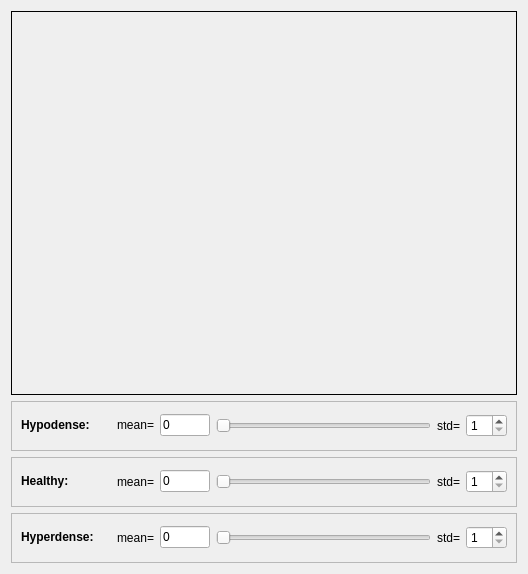
<?xml version="1.0" encoding="UTF-8"?>
<ui version="4.0">
 <class>Form</class>
 <widget class="QWidget" name="Form">
  <property name="geometry">
   <rect>
    <x>0</x>
    <y>0</y>
    <width>528</width>
    <height>574</height>
   </rect>
  </property>
  <property name="windowTitle">
   <string>Form</string>
  </property>
  <layout class="QVBoxLayout" name="verticalLayout">
   <item>
    <widget class="QFrame" name="histogram_F">
     <property name="sizePolicy">
      <sizepolicy hsizetype="Expanding" vsizetype="Expanding">
       <horstretch>0</horstretch>
       <verstretch>0</verstretch>
      </sizepolicy>
     </property>
     <property name="minimumSize">
      <size>
       <width>0</width>
       <height>100</height>
      </size>
     </property>
     <property name="frameShape">
      <enum>QFrame::Box</enum>
     </property>
    </widget>
   </item>
   <item>
    <layout class="QVBoxLayout" name="verticalLayout_2">
     <item>
      <widget class="QFrame" name="frame">
       <property name="sizePolicy">
        <sizepolicy hsizetype="Expanding" vsizetype="Preferred">
         <horstretch>0</horstretch>
         <verstretch>0</verstretch>
        </sizepolicy>
       </property>
       <property name="minimumSize">
        <size>
         <width>0</width>
         <height>50</height>
        </size>
       </property>
       <property name="frameShape">
        <enum>QFrame::StyledPanel</enum>
       </property>
       <property name="frameShadow">
        <enum>QFrame::Raised</enum>
       </property>
       <layout class="QVBoxLayout" name="verticalLayout_4">
        <item>
         <layout class="QHBoxLayout" name="horizontalLayout">
          <item>
           <widget class="QLabel" name="label_12">
            <property name="sizePolicy">
             <sizepolicy hsizetype="Expanding" vsizetype="Preferred">
              <horstretch>0</horstretch>
              <verstretch>0</verstretch>
             </sizepolicy>
            </property>
            <property name="minimumSize">
             <size>
              <width>0</width>
              <height>0</height>
             </size>
            </property>
            <property name="maximumSize">
             <size>
              <width>90</width>
              <height>16777215</height>
             </size>
            </property>
            <property name="text">
             <string>&lt;b&gt;Hypodense:&lt;/b&gt;</string>
            </property>
            <property name="textFormat">
             <enum>Qt::RichText</enum>
            </property>
           </widget>
          </item>
          <item>
           <widget class="QLabel" name="label">
            <property name="sizePolicy">
             <sizepolicy hsizetype="Fixed" vsizetype="Preferred">
              <horstretch>0</horstretch>
              <verstretch>0</verstretch>
             </sizepolicy>
            </property>
            <property name="text">
             <string>mean=</string>
            </property>
            <property name="textFormat">
             <enum>Qt::RichText</enum>
            </property>
           </widget>
          </item>
          <item>
           <widget class="QLineEdit" name="hypo_mean_LE">
            <property name="sizePolicy">
             <sizepolicy hsizetype="Preferred" vsizetype="Fixed">
              <horstretch>0</horstretch>
              <verstretch>0</verstretch>
             </sizepolicy>
            </property>
            <property name="maximumSize">
             <size>
              <width>50</width>
              <height>16777215</height>
             </size>
            </property>
            <property name="text">
             <string>0</string>
            </property>
           </widget>
          </item>
          <item>
           <widget class="QSlider" name="hypo_mean_SL">
            <property name="sizePolicy">
             <sizepolicy hsizetype="Expanding" vsizetype="Fixed">
              <horstretch>0</horstretch>
              <verstretch>0</verstretch>
             </sizepolicy>
            </property>
            <property name="maximum">
             <number>100</number>
            </property>
            <property name="value">
             <number>0</number>
            </property>
            <property name="orientation">
             <enum>Qt::Horizontal</enum>
            </property>
           </widget>
          </item>
          <item>
           <widget class="QLabel" name="label_2">
            <property name="text">
             <string>std=</string>
            </property>
           </widget>
          </item>
          <item>
           <widget class="QSpinBox" name="hypo_std_SB">
            <property name="minimum">
             <number>1</number>
            </property>
           </widget>
          </item>
         </layout>
        </item>
       </layout>
      </widget>
     </item>
     <item>
      <widget class="QFrame" name="frame_2">
       <property name="sizePolicy">
        <sizepolicy hsizetype="Expanding" vsizetype="Preferred">
         <horstretch>0</horstretch>
         <verstretch>0</verstretch>
        </sizepolicy>
       </property>
       <property name="minimumSize">
        <size>
         <width>0</width>
         <height>50</height>
        </size>
       </property>
       <property name="frameShape">
        <enum>QFrame::StyledPanel</enum>
       </property>
       <property name="frameShadow">
        <enum>QFrame::Raised</enum>
       </property>
       <layout class="QVBoxLayout" name="verticalLayout_7">
        <item>
         <layout class="QHBoxLayout" name="horizontalLayout_3">
          <item>
           <widget class="QLabel" name="label_13">
            <property name="sizePolicy">
             <sizepolicy hsizetype="Expanding" vsizetype="Preferred">
              <horstretch>0</horstretch>
              <verstretch>0</verstretch>
             </sizepolicy>
            </property>
            <property name="maximumSize">
             <size>
              <width>90</width>
              <height>16777215</height>
             </size>
            </property>
            <property name="text">
             <string>&lt;b&gt;Healthy:&lt;/b&gt;</string>
            </property>
           </widget>
          </item>
          <item>
           <widget class="QLabel" name="label_14">
            <property name="sizePolicy">
             <sizepolicy hsizetype="Fixed" vsizetype="Preferred">
              <horstretch>0</horstretch>
              <verstretch>0</verstretch>
             </sizepolicy>
            </property>
            <property name="text">
             <string>mean=</string>
            </property>
           </widget>
          </item>
          <item>
           <widget class="QLineEdit" name="heal_mean_LE">
            <property name="sizePolicy">
             <sizepolicy hsizetype="Preferred" vsizetype="Fixed">
              <horstretch>0</horstretch>
              <verstretch>0</verstretch>
             </sizepolicy>
            </property>
            <property name="maximumSize">
             <size>
              <width>50</width>
              <height>16777215</height>
             </size>
            </property>
            <property name="text">
             <string>0</string>
            </property>
           </widget>
          </item>
          <item>
           <widget class="QSlider" name="heal_mean_SL">
            <property name="sizePolicy">
             <sizepolicy hsizetype="Expanding" vsizetype="Fixed">
              <horstretch>0</horstretch>
              <verstretch>0</verstretch>
             </sizepolicy>
            </property>
            <property name="maximum">
             <number>100</number>
            </property>
            <property name="value">
             <number>0</number>
            </property>
            <property name="orientation">
             <enum>Qt::Horizontal</enum>
            </property>
           </widget>
          </item>
          <item>
           <widget class="QLabel" name="label_15">
            <property name="text">
             <string>std=</string>
            </property>
           </widget>
          </item>
          <item>
           <widget class="QSpinBox" name="heal_std_SB">
            <property name="minimum">
             <number>1</number>
            </property>
           </widget>
          </item>
         </layout>
        </item>
       </layout>
      </widget>
     </item>
     <item>
      <widget class="QFrame" name="frame_6">
       <property name="sizePolicy">
        <sizepolicy hsizetype="Expanding" vsizetype="Preferred">
         <horstretch>0</horstretch>
         <verstretch>0</verstretch>
        </sizepolicy>
       </property>
       <property name="minimumSize">
        <size>
         <width>0</width>
         <height>50</height>
        </size>
       </property>
       <property name="frameShape">
        <enum>QFrame::StyledPanel</enum>
       </property>
       <property name="frameShadow">
        <enum>QFrame::Raised</enum>
       </property>
       <layout class="QVBoxLayout" name="verticalLayout_8">
        <item>
         <layout class="QHBoxLayout" name="horizontalLayout_10">
          <item>
           <widget class="QLabel" name="label_16">
            <property name="sizePolicy">
             <sizepolicy hsizetype="Expanding" vsizetype="Preferred">
              <horstretch>0</horstretch>
              <verstretch>0</verstretch>
             </sizepolicy>
            </property>
            <property name="maximumSize">
             <size>
              <width>90</width>
              <height>16777215</height>
             </size>
            </property>
            <property name="text">
             <string>&lt;b&gt;Hyperdense:&lt;/b&gt;</string>
            </property>
           </widget>
          </item>
          <item>
           <widget class="QLabel" name="label_17">
            <property name="sizePolicy">
             <sizepolicy hsizetype="Fixed" vsizetype="Preferred">
              <horstretch>0</horstretch>
              <verstretch>0</verstretch>
             </sizepolicy>
            </property>
            <property name="text">
             <string>mean=</string>
            </property>
           </widget>
          </item>
          <item>
           <widget class="QLineEdit" name="hyper_mean_LE">
            <property name="sizePolicy">
             <sizepolicy hsizetype="Preferred" vsizetype="Fixed">
              <horstretch>0</horstretch>
              <verstretch>0</verstretch>
             </sizepolicy>
            </property>
            <property name="maximumSize">
             <size>
              <width>50</width>
              <height>16777215</height>
             </size>
            </property>
            <property name="text">
             <string>0</string>
            </property>
           </widget>
          </item>
          <item>
           <widget class="QSlider" name="hyper_mean_SL">
            <property name="sizePolicy">
             <sizepolicy hsizetype="Expanding" vsizetype="Fixed">
              <horstretch>0</horstretch>
              <verstretch>0</verstretch>
             </sizepolicy>
            </property>
            <property name="maximum">
             <number>100</number>
            </property>
            <property name="value">
             <number>0</number>
            </property>
            <property name="orientation">
             <enum>Qt::Horizontal</enum>
            </property>
           </widget>
          </item>
          <item>
           <widget class="QLabel" name="label_18">
            <property name="text">
             <string>std=</string>
            </property>
           </widget>
          </item>
          <item>
           <widget class="QSpinBox" name="hyper_std_SB">
            <property name="minimum">
             <number>1</number>
            </property>
           </widget>
          </item>
         </layout>
        </item>
       </layout>
      </widget>
     </item>
    </layout>
   </item>
  </layout>
 </widget>
 <resources/>
 <connections/>
</ui>
